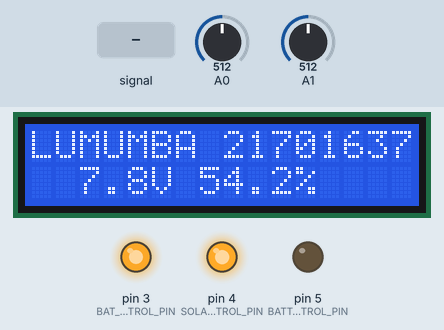
Recording of a sketch running on a simulated Arduino Uno, built with avr-gcc and run on an emulated ATmega328P. On the bench: 16×2 character LCD, output pins drawn as LEDs (lit = HIGH). Dashed ring = blinking. Inputs (shaded band) come from the test bench; at power-on: A0 = 512, A1 = 512. What the sketch prints to the serial monitor is not drawn.

Above: at 1.2 s.
1.3 s: A1 fed a 2 Hz sine of ±306 counts around its level
At 1.51 s:
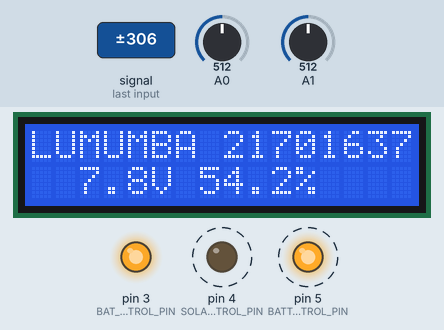
4.3 s: A0 set to 306
At 4.71 s:
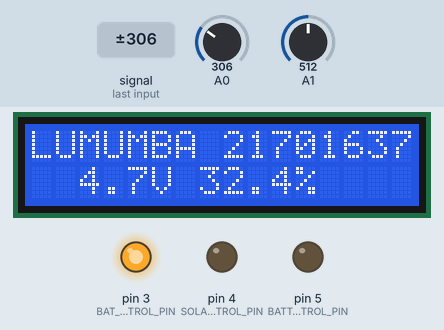
7.3 s: A0 set to 345
At 7.9 s:
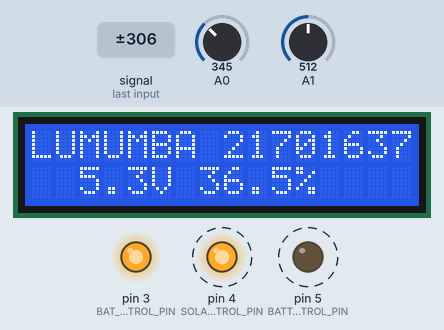
9.0 s: A0 set to 900
At 10.0 s:
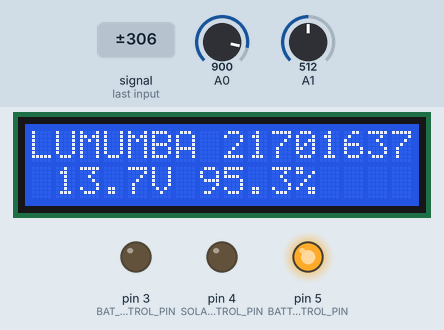
12.0 s: A1 set to 716
At 12.9 s:
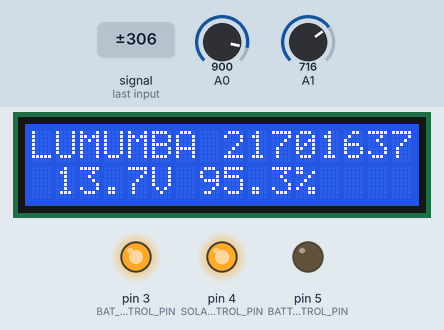
15.0 s: A1 set to 656
16.7 s: A1 set to 623
At 18.1 s:
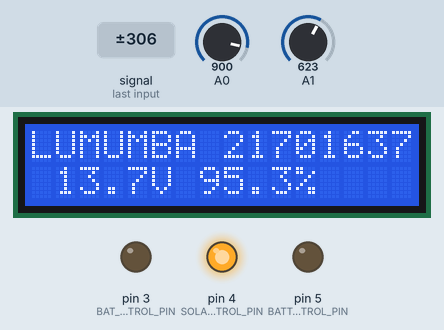
Timing chart, 0 to 19.3 s (numbered marks = the images above; inputs shaded):
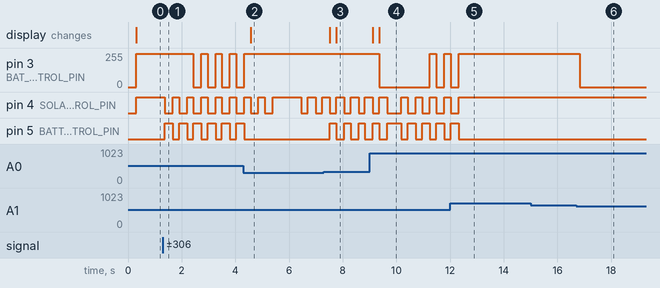

The sketch:

solar_controller.ino
```cpp
#include <LiquidCrystal.h>

#define BAT_CHARGE_CONTROL_PIN 3
#define SOLAR_LOAD_CONTROL_PIN 4
#define BATTERY_LOAD_CONTROL_PIN 5

#define MAX_SOLAR_VOLT_DIVIDER 22
#define MAX_BAT_VOLT_DIVIDER 15.6
#define MAX_BAT_VOLT_THRESHOLD 14.4
#define MIN_BAT_VOLT 5

#define VOLT_READING_SAMPLES 1000

#define SERIAL_OUTPUT_DELAY 500

LiquidCrystal lcd(7, 8, 9, 10, 11, 12);

float solar_volt = 0;    //  solar panel voltage
float battery_volt = 0;  //  battery voltage
float pwm_value = 0;     // pwm out put to npn base

unsigned long previous_millis_lcd = 0;
unsigned long previous_millis_voltage_serial = 0;

void setup() {
  TCCR2B = (TCCR2B & 0b11111000) | 0x05;
  Serial.begin(9600);

  for (uint8_t i = 3; i < 6; i++) {
    pinMode(i, OUTPUT);
    digitalWrite(i, LOW);
  }

  lcd.begin(16, 2);
  lcd.print("LUMUMBA 217016375");
}

void loop() {
  senseVoltage();
  chargeControl();
  chargeIndicators();
  loadControl();
}

void loadControl() {
  if (solar_volt > 10) {
    digitalWrite(BATTERY_LOAD_CONTROL_PIN, LOW);
    digitalWrite(SOLAR_LOAD_CONTROL_PIN, HIGH);
  } else if (battery_volt > MIN_BAT_VOLT) {
    digitalWrite(SOLAR_LOAD_CONTROL_PIN, LOW);
    digitalWrite(BATTERY_LOAD_CONTROL_PIN, HIGH);
  } else {
    digitalWrite(SOLAR_LOAD_CONTROL_PIN, LOW);
    digitalWrite(BATTERY_LOAD_CONTROL_PIN, LOW);
  }

  //Just for safety reasons in case it happens
  if (digitalRead(SOLAR_LOAD_CONTROL_PIN) && digitalRead(BATTERY_LOAD_CONTROL_PIN)) {
    digitalWrite(SOLAR_LOAD_CONTROL_PIN, LOW);
    digitalWrite(BATTERY_LOAD_CONTROL_PIN, LOW);
  }
}

void chargeIndicators() {
  lcd.setCursor(0, 1);
  float charged_percent = battery_volt * 100 / MAX_BAT_VOLT_THRESHOLD;
  float battery_indication = battery_volt;


  if (battery_indication >= 14.1) {
    charged_percent = 100;
    battery_indication = 14.4;
  }
  char* battery_str = toOnePrecision(battery_indication);
  char* charged_percent_str = toOnePrecision(charged_percent);


  lcd.print(" " + String(battery_str) + "V " + String(charged_percent_str) + "%");

  // Free the dynamically allocated memory
  free(battery_str);
  free(charged_percent_str);
}

char* toOnePrecision(float value) {
  char* str = (char*)malloc(10);  // Allocate memory for the string
  dtostrf(value, 4, 1, str);
  return str;
}

void chargeControl() {
  if (solar_volt > battery_volt) {
    if (battery_volt < 5) {
      pwm_value = 250;  // Charge at maximum PWM when battery voltage is very low
    } else if (battery_volt > 14.4) {
      pwm_value = 0;  // Stop charging when battery voltage exceeds 14.4V
    } else if (battery_volt >= 14.2 && battery_volt <= 14.4) {
      pwm_value = 200;  // Reduce charging to a lower PWM when battery voltage is in the float range (14.2V to 14.4V)
    } else {
      pwm_value = 250;  // Charge at maximum PWM for other voltage ranges
    }
  } else {
    pwm_value = 0;  // Stop charging if solar voltage is less than battery voltage
  }

  analogWrite(BAT_CHARGE_CONTROL_PIN, pwm_value);
}

void senseVoltage() {
  float solar_sample = 0;
  float bat_sample = 0;
  for (int i = 0; i < VOLT_READING_SAMPLES; i++) {
    bat_sample += analogRead(A0);
    solar_sample += analogRead(A1);
  }

  bat_sample /= VOLT_READING_SAMPLES;
  solar_sample /= VOLT_READING_SAMPLES;

  solar_volt = mapFloat(solar_sample, 0, 1023, 0, MAX_SOLAR_VOLT_DIVIDER);
  battery_volt = mapFloat(bat_sample, 0, 1023, 0, MAX_BAT_VOLT_DIVIDER);
  unsigned long currentMillis = millis();

  if (currentMillis - previous_millis_voltage_serial >= SERIAL_OUTPUT_DELAY) {
    previous_millis_voltage_serial = currentMillis;
    Serial.println();
    Serial.print("solar input voltage :");
    Serial.println(solar_volt);
    Serial.print("battery voltage :");
    Serial.println(battery_volt);
    Serial.print("pwm duty cycle is : ");
    Serial.println(pwm_value);
    Serial.print("battery loaded : ");
    Serial.println(digitalRead(BATTERY_LOAD_CONTROL_PIN));
    Serial.print("solar loaded : ");
    Serial.println(digitalRead(SOLAR_LOAD_CONTROL_PIN));
  }
}

float mapFloat(float value, float fromLow, float fromHigh, float toLow, float toHigh) {
  if (fromHigh == fromLow) return toLow;
  return (value - fromLow) * (toHigh - toLow) / (fromHigh - fromLow) + toLow;
}
```

Measured:
- the behaviour switches between 327 and 328 on A0 (found by bisection; images 2 and 3)
- the behaviour switches between 639 and 638 on A1 (found by bisection; images 5 and 6)
- after the input at 1.3 s, pin 3 (BAT_CHARGE_CONTROL_PIN): alternates 250/255 for 0.24 s and 0/255 for 0.29 s, starting after 1.1 s; pin 4 (SOLAR_LOAD_CONTROL_PIN): alternates HIGH for 0.24 s and LOW for 0.29 s, starting after 0.07 s; pin 5 (BATTERY_LOAD_CONTROL_PIN): alternates HIGH for 0.29 s and LOW for 0.24 s, starting after 0.07 s
- after the input at 4.3 s, pin 5 (BATTERY_LOAD_CONTROL_PIN): goes on until 4.3 s, then stays LOW; the display: changes after 0.26 s (image 2)
- after the input at 7.3 s, pin 5 (BATTERY_LOAD_CONTROL_PIN): alternates HIGH for 0.24 s and LOW for 0.29 s, starting after 0.22 s; the display: first changes after 0.22 s (image 3 shows a later state)
- after the input at 9.0 s, pin 3 (BAT_CHARGE_CONTROL_PIN): 250/255 → 0/255 after 0.36 s, → 250/255 1.9 s later, → 0/255 0.24 s later, → 250/255 0.29 s later; the display: first changes after 0.12 s (image 4 shows a later state)
- after the input at 12.0 s, pin 3 (BAT_CHARGE_CONTROL_PIN): goes on until 12.3 s, then stays 250/255; pin 4 (SOLAR_LOAD_CONTROL_PIN): goes on until 12.3 s, then stays HIGH; pin 5 (BATTERY_LOAD_CONTROL_PIN): goes on until 12.3 s, then stays LOW
- after the input at 15.0 s, every drawn part: stays the same
- after the input at 16.7 s, pin 3 (BAT_CHARGE_CONTROL_PIN): 250/255 → 0/255 after 0.13 s
